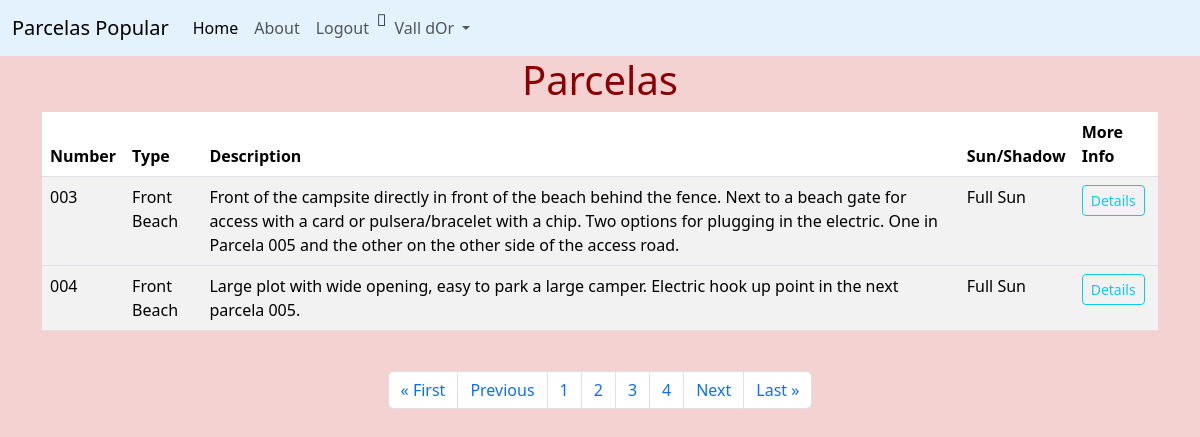
The app's page /parcelas?page=2 (signed in) with its own data.
### cvdor/models.py (models this page shows, shortened)
class Parcela(models.Model):
    number = models.CharField('Plot Number', max_length=20)
    campsite = models.ForeignKey(Campsite, blank=True, null=True, on_delete=models.CASCADE)
    group = models.ForeignKey('Group', blank=True, null=True, on_delete=models.CASCADE)
    width = models.IntegerField('Size', blank=True, null=True)
    length = models.IntegerField('Plot Length', blank=True, null=True)
    description = models.TextField('Description')
    sun = models.ForeignKey(Sun, blank=True, null=True, on_delete=models.CASCADE)

class Group(models.Model):
    name = models.CharField('Group', max_length=25)
    def __str__(self):
        return self.name

class Sun(models.Model):
    sun = models.CharField('SunOrShadow', max_length=25, default='sun')
    def __str__(self):
        return self.sun

### cvdor/views.py (the view)
# urls.py: path('parcelas', views.all_parcelas, name='all-parcelas'),
def all_parcelas(request):
    parcela_list = Parcela.objects.all()
    p = Paginator(Parcela.objects.all(), 2)
    page = request.GET.get('page')
    parcelas = p.get_page(page)
    nums = "a" * parcelas.paginator.num_pages
    return render(request, 'list_parcelas.html', {'parcela_list': parcela_list, 'parcelas': parcelas, 'nums': nums})

### cvdor/templates/list_parcelas.html
{% extends 'base.html' %}
{% block content %}
<div class=container>
  <h1>Parcelas</h1>
<table class="table table-striped table-hover">
  <thead>
    <tr>
      <th scope="col">Number</th>
      <th scope="col">Type</th>
      <th scope="col">Description</th>
      <th scope="col">Sun/Shadow</th>
      <th scope="col">More Info</th>
    </tr>
  </thead>
    {% for parcela in parcelas %}
  <tbody>
    <tr>
      <td>{{ parcela.number}}</td>
      <td>{{ parcela.group}}</td>
      <td>{{ parcela.description}}</td>
      <td>{{ parcela.sun}}</td>
      <td> <a class="btn btn-outline-info btn-sm" href="{% url 'show-parcela' parcela.id %}">Details</a></td>
    </tr>
  </tbody>
    {% endfor %}
</table>
</div>
<br/>
<nav aria-label="Page navigation ">
  <ul class="pagination justify-content-center">
{% if parcelas.has_previous %}
<li class="page-item"><a class="page-link" href="?page=1">&laquo First </a></li>
<li class="page-item"><a class="page-link" href="?page={{ parcelas.previous_page_number }}">Previous </a></li>
{% endif %}
{% for i in nums %}
<li class="page-item"> <a class="page-link" href="?page={{ forloop.counter }}">{{ forloop.counter }}</a></li>
{% endfor %}
{% if parcelas.has_next %}
  <li class="page-item"><a class="page-link" href="?page={{ parcelas.next_page_number }}">Next </a></li>
  <li class="page-item"><a class="page-link" href="?page={{ parcelas.paginator.num_pages }}">Last &raquo </a></li>
{% endif %}
  </ul>
</nav>
{% endblock %}

### cvdor/static/cvdor/css/style.css (style rules this page uses)
h1 { color: darkred; text-align: center; }
body { background-color: #f4d2d2; }

### records on screen
Parcela: number "003", group "Front Beach", description "Front of the campsite directly in front of the beach behind the fence. Next to a beach gate for access with a card or pulsera/bracelet with a chip. Two options for plugging in the electric. One in Parcela 005 and the other on the other side of the access road.", sun "Full Sun"
Parcela: number "004", group "Front Beach", description "Large plot with wide opening, easy to park a large camper. Electric hook up point in the next parcela 005.", sun "Full Sun"
